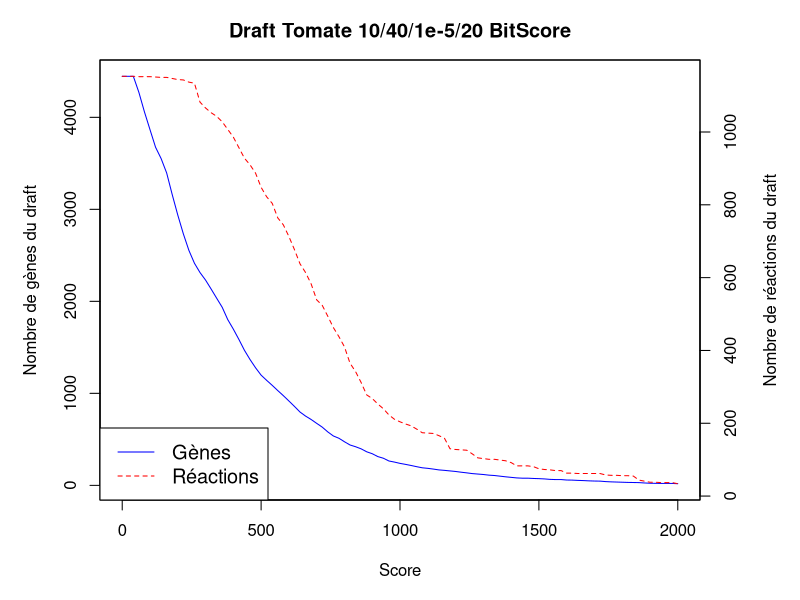
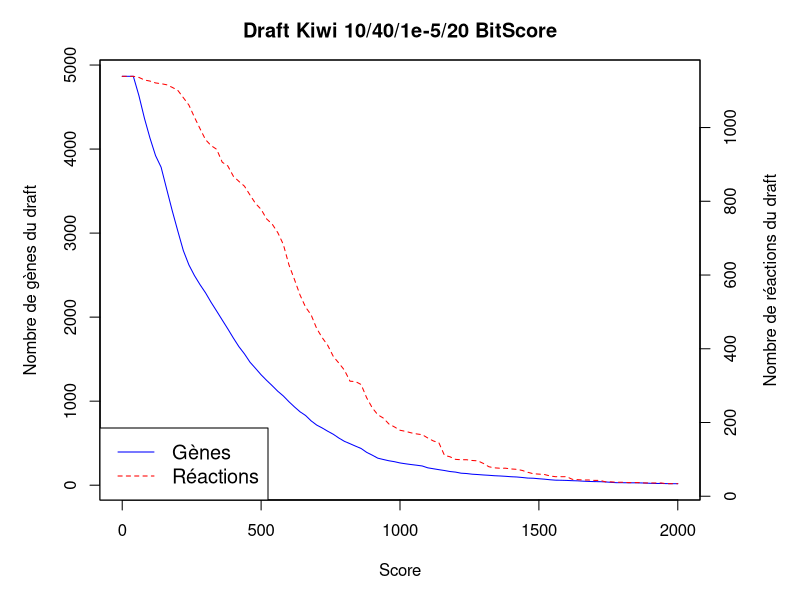
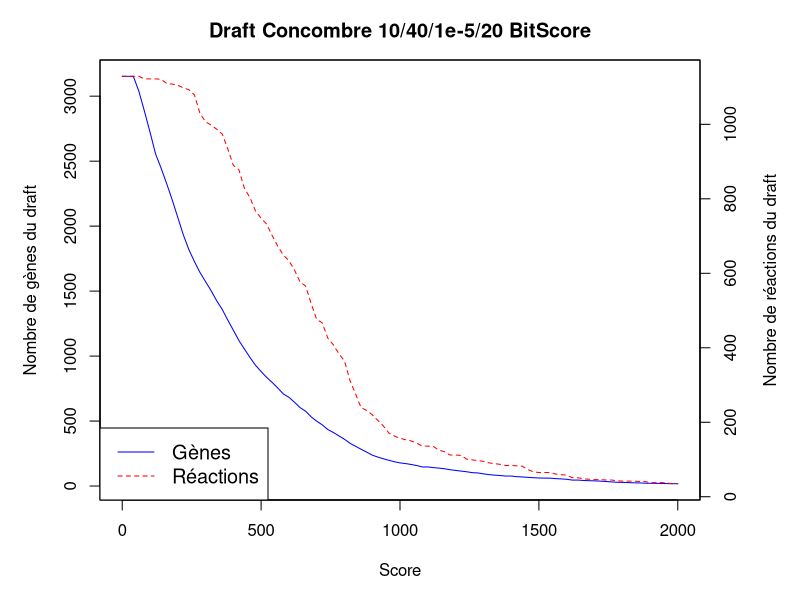
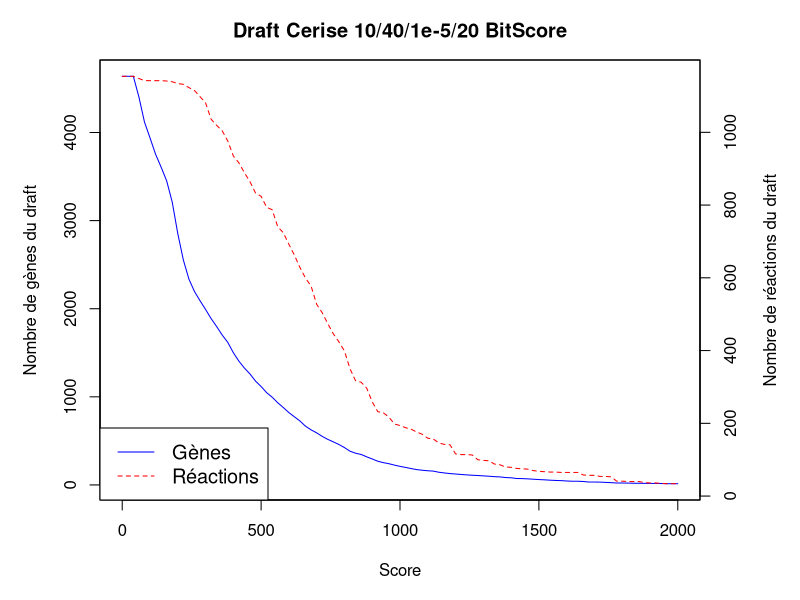
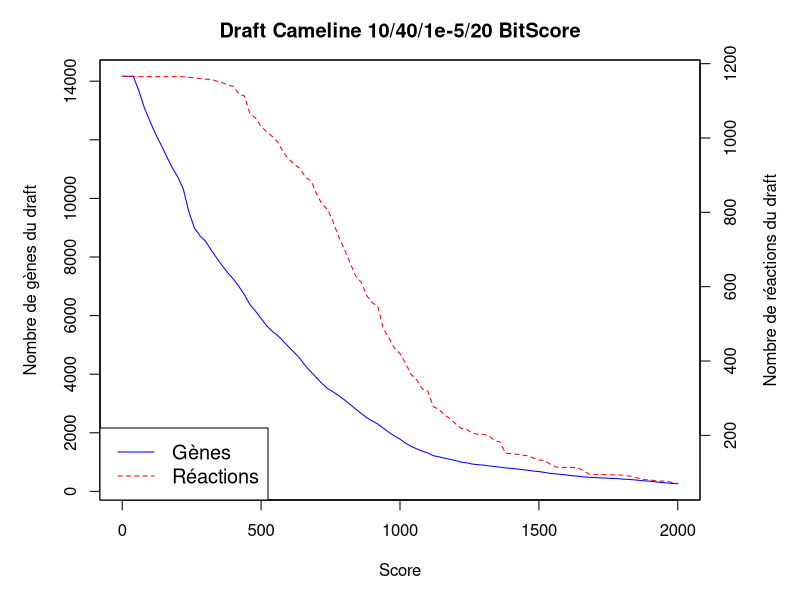

Source code (R) for these figures, in order:
setwd("~/INRAE/Work/Plant-GEMs")
data_kiw = read.csv("Data/Treshold_10_40_1e-5_20_BitScore/KiwiTreshold.csv", sep=',', header=TRUE)
data_tom = read.csv("Data/Treshold_10_40_1e-5_20_BitScore/TomatoTreshold.csv", sep=',', header=TRUE)
data_cuc = read.csv("Data/Treshold_10_40_1e-5_20_BitScore/CucumberTreshold.csv", sep=',', header=TRUE)
data_che = read.csv("Data/Treshold_10_40_1e-5_20_BitScore/CherryTreshold.csv", sep=',', header=TRUE)
data_cam = read.csv("Data/Treshold_10_40_1e-5_20_BitScore/CamelinaTreshold.csv", sep=',', header=TRUE)

#Tomato double y axis
dataFrame = data_tom
par(mar = c(5, 5, 3, 5))
plot(dataFrame$Bit_Score, dataFrame$Nb.genes, type = "l", pch = 19,
     col = "blue", xlab = "Score", ylab = "Nombre de gènes du draft")
par(new = TRUE)
plot(dataFrame$Nb.reactions, type = "l", pch = 19,
     col = "red", lty = 2, xaxt = "n", yaxt = "n", xlab = "", ylab = "")
axis(side = 4)
mtext("Nombre de réactions du draft", side = 4, line = 3)
legend("bottomleft", c("Gènes", "Réactions"), col = c("blue", "red"), lty = c(1, 2), cex = 1.2)
title("Draft Tomate 10/40/1e-5/20 BitScore")

#Kiwi double y axis
dataFrame = data_kiw
par(mar = c(5, 5, 3, 5))
plot(dataFrame$Bit_Score, dataFrame$Nb.genes, type = "l", pch = 19,
     col = "blue", xlab = "Score", ylab = "Nombre de gènes du draft")
par(new = TRUE)
plot(dataFrame$Nb.reactions, type = "l", pch = 19,
     col = "red", lty = 2, xaxt = "n", yaxt = "n", xlab = "", ylab = "")
axis(side = 4)
mtext("Nombre de réactions du draft", side = 4, line = 3)
legend("bottomleft", c("Gènes", "Réactions"), col = c("blue", "red"), lty = c(1, 2), cex = 1.2)
title("Draft Kiwi 10/40/1e-5/20 BitScore")

#Cucumber double y axis
dataFrame = data_cuc
par(mar = c(5, 5, 3, 5))
plot(dataFrame$Bit_Score, dataFrame$Nb.genes, type = "l", pch = 19,
     col = "blue", xlab = "Score", ylab = "Nombre de gènes du draft")
par(new = TRUE)
plot(dataFrame$Nb.reactions, type = "l", pch = 19,
     col = "red", lty = 2, xaxt = "n", yaxt = "n", xlab = "", ylab = "")
axis(side = 4)
mtext("Nombre de réactions du draft", side = 4, line = 3)
legend("bottomleft", c("Gènes", "Réactions"), col = c("blue", "red"), lty = c(1, 2), cex = 1.2)
title("Draft Concombre 10/40/1e-5/20 BitScore")

#Cherry double y axis
dataFrame = data_che
par(mar = c(5, 5, 3, 5))
plot(dataFrame$Bit_Score, dataFrame$Nb.genes, type = "l", pch = 19,
     col = "blue", xlab = "Score", ylab = "Nombre de gènes du draft")
par(new = TRUE)
plot(dataFrame$Nb.reactions, type = "l", pch = 19,
     col = "red", lty = 2, xaxt = "n", yaxt = "n", xlab = "", ylab = "")
axis(side = 4)
mtext("Nombre de réactions du draft", side = 4, line = 3)
legend("bottomleft", c("Gènes", "Réactions"), col = c("blue", "red"), lty = c(1, 2), cex = 1.2)
title("Draft Cerise 10/40/1e-5/20 BitScore")

#Camelina double y axis
dataFrame = data_cam
par(mar = c(5, 5, 3, 5))
plot(dataFrame$Bit_Score, dataFrame$Nb.genes, type = "l", pch = 19,
     col = "blue", xlab = "Score", ylab = "Nombre de gènes du draft")
par(new = TRUE)
plot(dataFrame$Nb.reactions, type = "l", pch = 19,
     col = "red", lty = 2, xaxt = "n", yaxt = "n", xlab = "", ylab = "")
axis(side = 4)
mtext("Nombre de réactions du draft", side = 4, line = 3)
legend("bottomleft", c("Gènes", "Réactions"), col = c("blue", "red"), lty = c(1, 2), cex = 1.2)
title("Draft Cameline 10/40/1e-5/20 BitScore")


# #Tomato
# dataFrame = data_tom
# min(dataFrame[,2:3])
# plot(dataFrame$EValue..1e.x., dataFrame$Nb.genes, type = "l", pch = 19,
#      col = "red", xlab = "E-Value (1e-X)", ylab = "Quantité de genes/reactions conservés",
#      ylim = c(min(dataFrame[,2:3]), max(dataFrame[,2:3])))
# lines(dataFrame$EValue..1e.x., dataFrame$Nb.reactions, type = "l", pch = 19,
#       col = "blue", lty = 2)
# legend("bottomleft", legend=c("Gènes", "Réactions"),
#        col=c("red", "blue"), lty = 1:2, cex=1.2)
# title("Tomato 80/20")
# 
# #Kiwi
# dataFrame = data_kiw
# plot(dataFrame$EValue..1e.x., dataFrame$Nb.genes, type = "l", pch = 19,
#      col = "red", xlab = "E-Value (1e-X)", ylab = "Quantité de genes/reactions conservés",
#      ylim = c(min(dataFrame[,2:3]), max(dataFrame[,2:3])))
# lines(dataFrame$EValue..1e.x., dataFrame$Nb.reactions, type = "l", pch = 19,
#       col = "blue", lty = 2)
# legend("bottomleft", legend=c("Gènes", "Réactions"),
#        col=c("red", "blue"), lty = 1:2, cex=1.2)
# title("Kiwi 80/20")
# 
# #Cucumber
# dataFrame = data_cuc
# plot(dataFrame$EValue..1e.x., dataFrame$Nb.genes, type = "l", pch = 19,
#      col = "red", xlab = "E-Value (1e-X)", ylab = "Quantité de genes/reactions conservés",
#      ylim = c(min(dataFrame[,2:3]), max(dataFrame[,2:3])))
# lines(dataFrame$EValue..1e.x., dataFrame$Nb.reactions, type = "l", pch = 19,
#       col = "blue", lty = 2)
# legend("bottomleft", legend=c("Gènes", "Réactions"),
#        col=c("red", "blue"), lty = 1:2, cex=1.2)
# title("Cucumber 80/20")
# 
# #Cherry
# dataFrame = data_che
# plot(dataFrame$EValue..1e.x., dataFrame$Nb.genes, type = "l", pch = 19,
#      col = "red", xlab = "E-Value (1e-X)", ylab = "Quantité de genes/reactions conservés",
#      ylim = c(min(dataFrame[,2:3]), max(dataFrame[,2:3])))
# lines(dataFrame$EValue..1e.x., dataFrame$Nb.reactions, type = "l", pch = 19,
#       col = "blue", lty = 2)
# legend("bottomleft", legend=c("Gènes", "Réactions"),
#        col=c("red", "blue"), lty = 1:2, cex=1.2)
# title("Cherry 80/20")
# 
# #Cameline
# dataFrame = data_cam
# plot(dataFrame$EValue..1e.x., dataFrame$Nb.genes, type = "l", pch = 19,
#      col = "red", xlab = "E-Value (1e-X)", ylab = "Quantité de genes/reactions conservés",
#      ylim = c(min(dataFrame[,2:3]), max(dataFrame[,2:3])))
# lines(dataFrame$EValue..1e.x., dataFrame$Nb.reactions, type = "l", pch = 19,
#       col = "blue", lty = 2)
# legend("bottomleft", legend=c("Gènes", "Réactions"),
#        col=c("red", "blue"), lty = 1:2, cex=1.2)
# title("Camelina 80/20")
